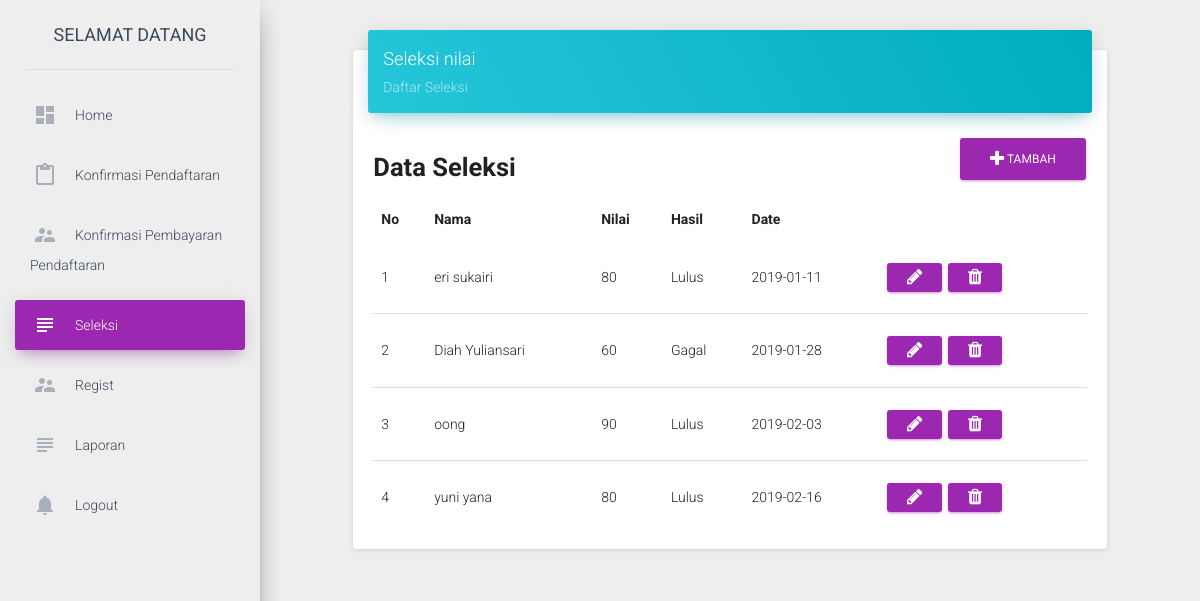
/dashboard/index.php?page=26 (signed in), run on the app's committed database.
### tables this page shows
CREATE TABLE IF NOT EXISTS `tb_seleksi` (
  `Id_test` int(11) NOT NULL AUTO_INCREMENT,
  `id_user` int(11) NOT NULL,
  `nilai` int(11) NOT NULL,
  `hasil` varchar(10) NOT NULL,
  `tgl` date NOT NULL,
  PRIMARY KEY (`Id_test`)
);

CREATE TABLE IF NOT EXISTS `pendaftaran` (
  `Id` int(11) NOT NULL AUTO_INCREMENT,
  `nama` varchar(100) DEFAULT NULL,
  `nama_panggilan` varchar(50) DEFAULT NULL,
  `tempat_lahir` varchar(50) DEFAULT NULL,
  `tanggal_lahir` date DEFAULT NULL,
  `jenis_kelamin` char(1) DEFAULT NULL,
  `anak_ke` int(11) DEFAULT NULL,
  `jumlah_saudara` int(11) DEFAULT NULL,
  `di_jakarta_ikut` varchar(100) DEFAULT NULL,
  `nama_ayah` varchar(255) DEFAULT NULL,
  `tempat_lahir_ayah` varchar(255) DEFAULT NULL,
  `tanggal_lahir_ayah` date DEFAULT NULL,
  `pendidikan_terakhir_ayah` varchar(50) DEFAULT NULL,
  `pekerjaan_ayah` varchar(255) DEFAULT NULL,
  `agama_ayah` varchar(255) DEFAULT NULL,
  `nama_ibu` varchar(255) DEFAULT NULL,
  `tempat_lahir_ibu` varchar(255) DEFAULT NULL,
  `tanggal_lahir_ibu` date DEFAULT NULL,
  `pendidikan_terakhir_ibu` varchar(255) DEFAULT NULL,
  `pekerjaan_ibu` varchar(255) DEFAULT NULL,
  `agama_ibu` varchar(255) DEFAULT NULL,
  `telp` varchar(255) DEFAULT NULL,
  `upload_akte` varchar(255) DEFAULT NULL,
  `upload_kartu_keluarga` varchar(255) DEFAULT NULL,
  `foto_anak` varchar(255) DEFAULT NULL,
  `foto_keluarga` varchar(255) DEFAULT NULL,
  PRIMARY KEY (`Id`)
);

### dashboard/include/hasil_test.php (the view, shortened to what this page needs)
<div class="row">
    <div class="col-sm-12 col-md-8 col-lg-10 col-lg-offset-1">
        <div class="card" style="margin-top: 50px">
            <div class="card-header" data-background-color="blue">
                <h4 class="title">Seleksi nilai</h4>
                <p class="category">Daftar Seleksi</p>
            </div>
            <div class="card-content">
                <a href="index.php?page=11" class="btn btn-primary btn-md pull-right"><i class="fa fa-plus"></i> Tambah </a>
                <h3 style="overflow: hidden;"><b>Data Seleksi</b></h3>
				<table id="dataHasil" class="table table-hover">
					<thead>
						<tr>
							<td><b>No</b></td>
							<td><b>Nama</b></td>
							<td><b>Nilai</b></td>
							<td><b>Hasil</b></td>
							<td><b>Date</b></td>
						</tr>
					</thead>
				    <tbody>
				    	<?php
				    		$query = "select tb_seleksi.Id_test,nilai,hasil,nama,tgl from tb_seleksi inner join pendaftaran on tb_seleksi.id_user=pendaftaran.Id order by id_test ASC ";
				    		$exec  = mysqli_query($conn,$query);
				    		if ($exec) {
				    			$count = mysqli_num_rows($exec);
				    			if ($count > 0) {
				    				$no = 0;
				    				while ($rows = mysqli_fetch_array($exec)) {
				    	?>
						    			<tr>
											<td><?php echo ++$no; ?></td>
											<td><?php echo $rows['nama'] ?></td>
											<td><?php echo $rows['nilai'] ?></td>
											<td><?php echo $rows['hasil'] ?></td>
											<td><?php echo $rows['tgl'] ?></td>
											<td>
												<a href="index.php?page=29&Id_test=<?php echo $rows['Id_test'] ?>" class="btn btn-primary btn-sm"><i class="fa fa-pencil"></i></a>
												<a href="include/hapus_nilai.php?Id_test=<?php echo $rows['Id_test'] ?>" class="btn btn-primary btn-sm"><i class="fa fa-trash"></i></a>
											</td>
										</tr>
				    	<?php
				    				}
				    			}else{
				    	?>
				    			<tr>
									<td colspan="6" align="center"><h4><b>Kosong</b></h4></td>
								</tr>
				    	<?php
				    			}
				    		}else{
				    			echo mysqli_error($conn);
				    		}
				    	?>
				    </tbody>
				</table>
            </div>
        </div>
    </div>
</div>

### data on the page
tb_seleksi: pendaftaran.nama "eri sukairi", nilai "80", hasil "Lulus", tgl "2019-01-11"
tb_seleksi: pendaftaran.nama "Diah Yuliansari", nilai "60", hasil "Gagal", tgl "2019-01-28"
tb_seleksi: pendaftaran.nama "oong", nilai "90", hasil "Lulus", tgl "2019-02-03"
tb_seleksi: pendaftaran.nama "yuni yana", nilai "80", hasil "Lulus", tgl "2019-02-16"
